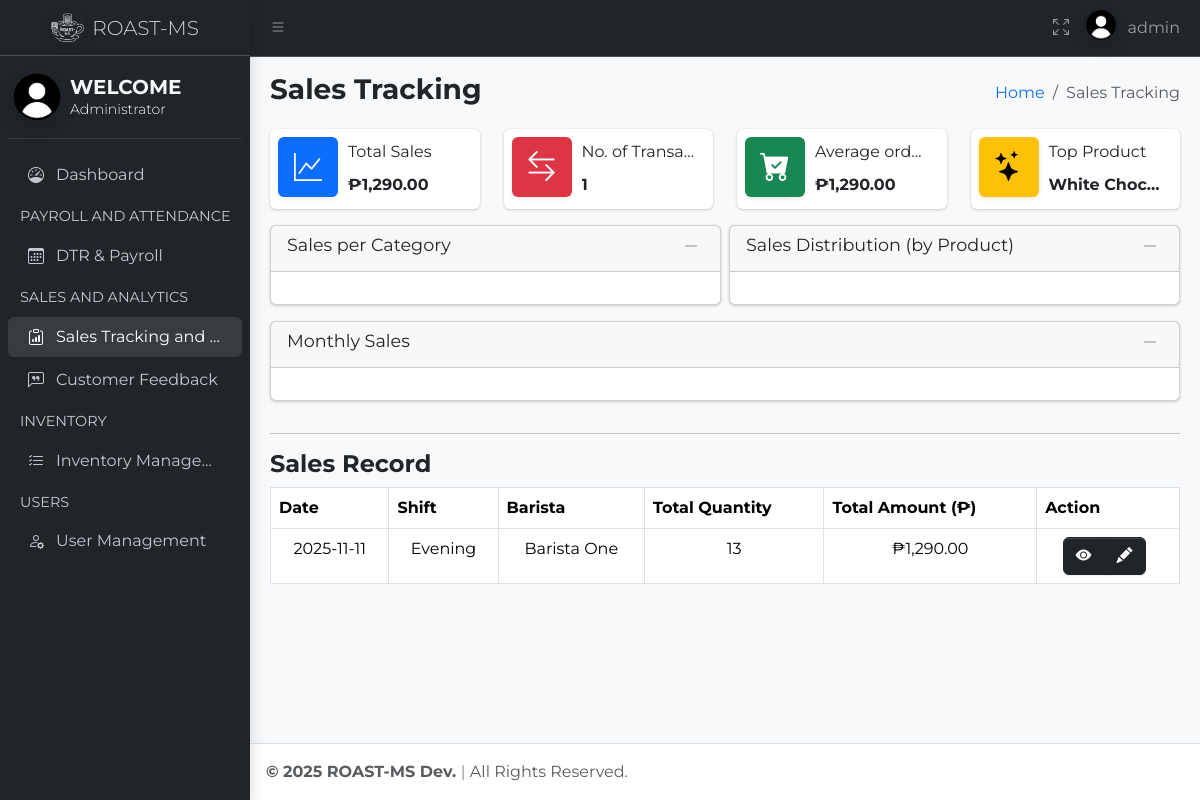
The page /pages/admin/salestracking.php (signed in) on the database its author committed.
### tables this page shows
CREATE TABLE `sales` (
  `id` int(11) NOT NULL,
  `sale_date` date NOT NULL,
  `shift` varchar(20) NOT NULL,
  `barista` varchar(100) NOT NULL,
  `total_quantity` int(11) NOT NULL,
  `total_amount` decimal(10,2) NOT NULL,
  `created_at` timestamp NOT NULL DEFAULT current_timestamp()
);

### auth.php (called while the page is built, shortened)
<?php
function getUsername() {
    return $_SESSION['username'] ?? 'Guest';
}
function getFullname() {
    return $_SESSION['name'] ?? 'Guest User';
}
?>

### pages/admin/salestracking.php (the view, shortened to what this page needs)
<?php
require_once $_SERVER['DOCUMENT_ROOT'] . '/roast-ms/auth.php';
?>
<!DOCTYPE html>
<html lang="en">
<head>
  <link rel="stylesheet" href="https://cdn.jsdelivr.net/npm/overlayscrollbars@2.10.1/styles/overlayscrollbars.min.css"
 />
  <link rel="stylesheet" href="https://cdn.jsdelivr.net/npm/bootstrap-icons@1.11.3/font/bootstrap-icons.min.css"
 />
  <link rel="stylesheet" href="/roast-ms/assets/css/style.css" />
  <link rel="stylesheet" href="/roast-ms/assets/css/adminlte.css" />
  <link rel="stylesheet" href="/roast-ms/assets/css/validate.css" />
  <link rel="stylesheet" href="https://cdn.jsdelivr.net/npm/apexcharts@3.37.1/dist/apexcharts.css"
 />
  <link href="https://cdn.jsdelivr.net/npm/bootstrap@5.3.3/dist/css/bootstrap.min.css" rel="stylesheet"
>
  <link rel="stylesheet" href="https://cdn.datatables.net/2.2.2/css/dataTables.bootstrap5.css">
  <link rel="stylesheet" href="https://cdn.datatables.net/buttons/3.2.2/css/buttons.dataTables.min.css">
  <link rel="stylesheet" href="https://cdnjs.cloudflare.com/ajax/libs/toastr.js/latest/toastr.min.css" />
</head>
<body class="layout-fixed sidebar-expand-lg sidebar-mini bg-body-tertiary">
  <div class="app-wrapper">
    <nav class="app-header navbar navbar-expand bg-dark" data-bs-theme="dark">
      <div class="container-fluid">
        <ul class="navbar-nav">
          <li class="nav-item">
            <a class="nav-link" data-lte-toggle="sidebar" href="#" role="button">
              <i class="bi bi-list"></i>
            </a>
          </li>
        </ul>
        <ul class="navbar-nav ms-auto">
          <li class="nav-item">
            <a class="nav-link" href="#" data-lte-toggle="fullscreen">
              <i data-lte-icon="maximize" class="bi bi-arrows-fullscreen"></i>
            </a>
          </li>
          <li class="nav-item dropdown user-menu">
            <a href="#" class="nav-link dropdown-toggle" data-bs-toggle="dropdown">
              <img src="/roast-ms/assets/images/default-150x150.png" class="user-image rounded-circle shadow"
                alt="User" />
              <span class="d-none d-md-inline"><?php echo getUsername(); ?></span>
            </a>
          </li>
        </ul>
      </div>
    </nav>
    <aside class="app-sidebar bg-dark shadow" data-bs-theme="dark">
      <div class="sidebar-brand">
        <a href="dashboard.php" class="brand-link">
          <img src="/roast-ms/assets/images/logo.png" alt="Logo" class="brand-image opacity-75 shadow" />
          <span class="brand-text fw-light">ROAST-MS</span>
        </a>
      </div>
      <div class="sidebar-wrapper">
        <div class="user-panel py-2 d-flex align-items-center">
          <div class="image">
            <img width="50" src="/roast-ms/assets/images/default-150x150.png" class="rounded-circle shadow ms-1 me-2"
              alt="User Image">
          </div>
          <div class="info">
            <a
              class="d-block nav-link text-light brand-text text-decoration-none overflow-hidden text-nowrap lh-1 fs-5 fw-bold">WELCOME<br><span
                class="fw-light fs-7"><?php echo getFullname(); ?></span></a>
          </div>
        </div>
        <hr class="text-secondary my-2">
        <nav class="mt-3">
          <ul class="nav sidebar-menu flex-column" data-lte-toggle="treeview" role="menu" data-accordion="false">
            <li class="nav-item">
              <a href="dashboard.php" class="nav-link">
                <i class="nav-icon bi bi-speedometer"></i>
                <p>Dashboard</p>
              </a>
            </li>
            <li class="nav-header">PAYROLL AND ATTENDANCE</li>
            <li class="nav-item">
              <a href="dtr.php" class="nav-link">
                <i class="nav-icon bi bi-calendar3"></i>
                <p>DTR & Payroll</p>
              </a>
            </li>
            <li class="nav-header">SALES AND ANALYTICS</li>
            <li class="nav-item">
              <a class="nav-link active">
                <i class="nav-icon bi bi-clipboard-data"></i>
                <p>Sales Tracking and Forecasting</p>
              </a>
            </li>
            <li class="nav-item">
              <a href="feedback.php" class="nav-link">
                <i class="nav-icon bi bi-chat-left-quote"></i>
                <p>Customer Feedback</p>
              </a>
            </li>
            <li class="nav-header">INVENTORY</li>
            <li class="nav-item">
              <a href="inventory.php" class="nav-link">
                <i class="nav-icon bi bi-list-check"></i>
                <p>Inventory Management</p>
              </a>
            </li>
            <li class="nav-header">USERS</li>
            <li class="nav-item">
              <a href="usermanagement.php" class="nav-link">
                <i class="nav-icon bi bi-person-gear"></i>
                <p>User Management</p>
              </a>
            </li>
          </ul>
        </nav>
      </div>
    </aside>
    <main class="app-main">
      <div class="app-content-header">
        <div class="container-fluid">
          <div class="row">
            <div class="col-sm-6">
              <h3 class="mb-0 fw-bold">Sales Tracking</h3>
            </div>
            <div class="col-sm-6">
              <ol class="breadcrumb float-sm-end">
                <li class="breadcrumb-item"><a href="dashboard.php">Home</a></li>
                <li class="breadcrumb-item active" aria-current="page">Sales Tracking</li>
              </ol>
            </div>
          </div>
        </div>
      </div>
      <div class="app-content">
        <div class="container-fluid">
          <div class="row">
            <div class="col-12 col-sm-6 col-md-3">
              <div class="info-box">
                <span class="info-box-icon text-bg-primary shadow-sm d-flex align-items-center justify-content-center" style="width: 60px; height: 60px;">
                  <i class="bi bi-graph-up fs-3"></i>
                </span>
                <div class="info-box-content flex-grow-1 text-truncate">
                  <span class="info-box-text">Total Sales</span>
                  <span class="info-box-number total_sales text-truncate">
                    <?php
                    $query = "SELECT SUM(total_amount) AS total_sales FROM sales";
                    $result = $conn->query($query);
                    if ($result) {
                      $row = $result->fetch_assoc();
                      $total_sales = $row['total_sales'] ?? 0;
                    } else {
                      $total_sales = 0;
                    }
                    echo "₱" . number_format($total_sales, 2);
                    ?>
                  </span>
                </div>
              </div>
            </div>
            <div class="col-12 col-sm-6 col-md-3">
              <div class="info-box">
                <span class="info-box-icon text-bg-danger shadow-sm d-flex align-items-center justify-content-center" style="width: 60px; height: 60px;">
                  <i class="bi bi-arrow-left-right"></i>
                </span>
                <div class="info-box-content flex-grow-1 text-truncate">
                  <span class="info-box-text">No. of Transactions</span>
                  <span class="info-box-number total_employees text-truncate">
                    <?php
                    $query = "SELECT COUNT(*) AS total_transactions FROM sales";
                    $result = $conn->query($query);
                    if ($result) {
                      $row = $result->fetch_assoc();
                      $total_transactions = $row['total_transactions'] ?? 0;
                    } else {
                      $total_transactions = 0;
                    }
                    echo $total_transactions;
                    ?>
                  </span>
                </div>
              </div>
            </div>
            <div class="col-12 col-sm-6 col-md-3">
              <div class="info-box">
                <span class="info-box-icon text-bg-success shadow-sm d-flex align-items-center justify-content-center" style="width: 60px; height: 60px;">
                  <i class="bi bi-cart-check-fill"></i>
                </span>
                <div class="info-box-content flex-grow-1 text-truncate">
                  <span class="info-box-text">Average order value</span>
                  <span class="info-box-number attendance_status text-truncate">
                    <?php
                    $query_sales = "SELECT SUM(total_amount) AS total_sales FROM sales";
                    $result_sales = $conn->query($query_sales);
                    $row_sales = $result_sales->fetch_assoc();
                    $total_sales = $row_sales['total_sales'] ?? 0;
                    $query_count = "SELECT COUNT(*) AS total_transactions FROM sales";
                    $result_count = $conn->query($query_count);
                    $row_count = $result_count->fetch_assoc();
                    $total_transactions = $row_count['total_transactions'] ?? 0;
                    $average_order_value = $total_transactions > 0
                      ? $total_sales / $total_transactions
                      : 0;
                    echo "₱" . number_format($average_order_value, 2);
                    ?>
                  </span>
                </div>
              </div>
            </div>
            <div class="col-12 col-sm-6 col-md-3">
              <div class="info-box">
                <span class="info-box-icon text-bg-warning shadow-sm d-flex align-items-center justify-content-center" style="width: 60px; height: 60px;">
                  <i class="bi bi-stars"></i>
                </span>
                <div class="info-box-content flex-grow-1 text-truncate">
                  <span class="info-box-text">Top Product</span>
                  <span class="info-box-number inventory_status text-truncate">
                    <?php
                    $query = "
  SELECT
      p.name,
      p.size,
      SUM(si.quantity) AS total_sold
  FROM sales_items si
  JOIN products p ON si.product_id = p.id
  GROUP BY si.product_id
  ORDER BY total_sold DESC
  LIMIT 1
";
                    $result = $conn->query($query);
                    if ($result && $row = $result->fetch_assoc()) {
                      $top_product_name = $row['name'];
                      $top_product_size = $row['size'];
                    } else {
                      $top_product_name = "-";
                      $top_product_size = "-";
                      $top_product_qty = 0;
                    }
                    echo $top_product_name . " ($top_product_size)";
                    ?>
                  </span>
                </div>
              </div>
            </div>
          </div>
          <div class="row g-2">
            <div class="col-md-6">
              <div class="card mb-3">
                <div class="card-header">
                  <h5 class="card-title">Sales per Category</h5>
                  <div class="card-tools">
                    <button type="button" class="btn btn-tool" data-lte-toggle="card-collapse">
                      <i data-lte-icon="collapse" class="bi bi-dash-lg"></i>
                    </button>
                  </div>
                </div>
                <div class="card-body">
                </div>
              </div>
            </div>
            <div class="col-md-6">
              <div class="card mb-3">
                <div class="card-header">
                  <h5 class="card-title">Sales Distribution (by Product)</h5>
                  <div class="card-tools">
                    <button type="button" class="btn btn-tool" data-lte-toggle="card-collapse">
                      <i data-lte-icon="collapse" class="bi bi-dash-lg"></i>
                    </button>
                  </div>
                </div>
                <div class="card-body">
                </div>
              </div>
            </div>
          </div>
          <div class="row g-2">
            <div class="col-12">
              <div class="card mb-3">
                <div class="card-header">
                  <h5 class="card-title">Monthly Sales</h5>
                  <div class="card-tools">
                    <button type="button" class="btn btn-tool" data-lte-toggle="card-collapse">
                      <i data-lte-icon="collapse" class="bi bi-dash-lg"></i>
                    </button>
                  </div>
                </div>
                <div class="card-body">
                </div>
              </div>
            </div>
          </div>
          <hr>
          <div class="table-responsive">
            <div class="data_table">
              <div class="d-flex justify-content-between ">
                <h4 class="fw-bold">Sales Record</h4>
              </div>
              <table id="salesTable" class="table table-hover table-bordered" style="width:100%">
                <thead>
                  <tr class="fs-6">
                    <th class="text-start">Date</th>
                    <th>Shift</th>
                    <th>Barista</th>
                    <th class="text-start">Total Quantity</th>
                    <th>Total Amount (₱)</th>
                    <th>Action</th>
                  </tr>
                </thead>
                <tbody>
                  <?php
                  $result = $conn->prepare("SELECT * FROM sales ORDER BY sale_date");
                  $result->execute();
                  $data = $result->get_result();
                  while ($row = $data->fetch_assoc()):
                  ?>
                    <tr class="fs-6">
                      <td class="text-center"><?= htmlspecialchars($row['sale_date']) ?></td>
                      <td class="text-center"><?= htmlspecialchars($row['shift']) ?></td>
                      <td class="text-center"><?= htmlspecialchars($row['barista']) ?></td>
                      <td class="text-center"><?= htmlspecialchars($row['total_quantity']) ?></td>
                      <td class="text-center">₱<?= number_format($row['total_amount'], 2) ?></td>
                      <td class="text-center">
                        <div class="btn-group me-2">
                          <button type="button" class="btn btn-dark" data-bs-toggle="modal" data-bs-target="#viewSalesModal"
                            data-id="<?= $row['id'] ?>" data-date="<?= $row['sale_date'] ?>"
                            data-shift="<?= $row['shift'] ?>" data-barista="<?= $row['barista'] ?>">
                            <i class="bi bi-eye-fill"></i>
                          </button>
                          <button type="button" class="btn btn-dark" data-bs-toggle="modal" data-bs-target="#editSalesModal"
                            data-id="<?= $row['id']; ?>">
                            <i class="bi bi-pencil-fill"></i>
                          </button>
                        </div>
                      </td>
                    </tr>
                  <?php endwhile; ?>
                </tbody>
              </table>
            </div>
          </div>
        </div>
      </div>
    </main>
    <footer class="app-footer">
      <strong>
        © <span id="year"></span> ROAST-MS Dev. <span class="fw-light">|</span>
      </strong>
      All Rights Reserved.
    </footer>
  </div>
</body>
</html>

### assets/css/style.css (style rules this page uses)
* { font-family: "Montserrat", serif; font-style: normal; scroll-behavior: smooth; }

### rows shown on the page
sales: sale_date "2025-11-11", shift "Evening", barista "Barista One", total_quantity "13", total_amount "1,290.00"

### other values the page prints
getUsername() "admin"
getFullname() "Administrator"
$total_sales "1,290.00"
$total_transactions "1"
$average_order_value "1,290.00"
$top_product_name "White Choc…"
